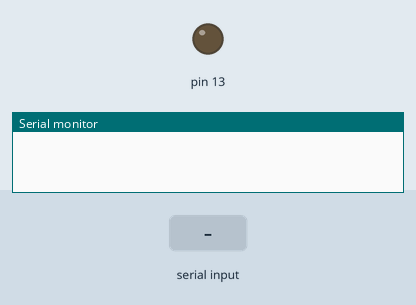
Bench run of a sketch on a simulated Arduino Uno, built with avr-gcc and run on an emulated ATmega328P. Parts: output pins drawn as LEDs (lit = HIGH), the last lines printed to the serial monitor. The test bench sets the inputs (shaded band).

Above: at 1.2 s.
1.3 s: "1" received over Serial
At 1.6 s:
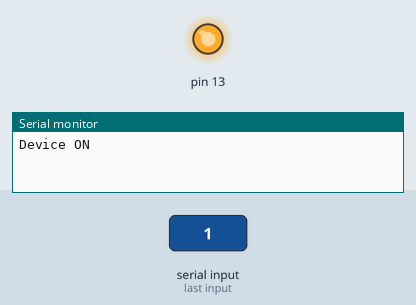
2.8 s: "0" received over Serial
At 4.0 s:
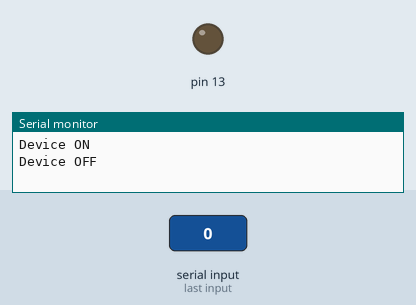
Timing chart, 0 to 5.8 s (numbered marks = the images above; inputs shaded):
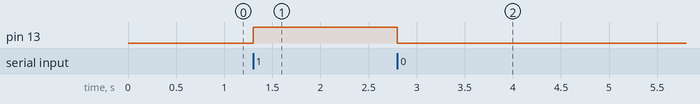

The sketch:

home_automation_bluetooth.ino
```cpp
char data;

void setup() {
  Serial.begin(9600);
  pinMode(13, OUTPUT);
}

void loop() {
  if (Serial.available()) {
    data = Serial.read();

    if (data == '1') {
      digitalWrite(13, HIGH);
      Serial.println("Device ON");
    }

    if (data == '0') {
      digitalWrite(13, LOW);
      Serial.println("Device OFF");
    }
  }
}
```

Measured:
- after the input at 1.3 s, pin 13: LOW → HIGH at once
- after the input at 2.8 s, pin 13: HIGH → LOW at once
